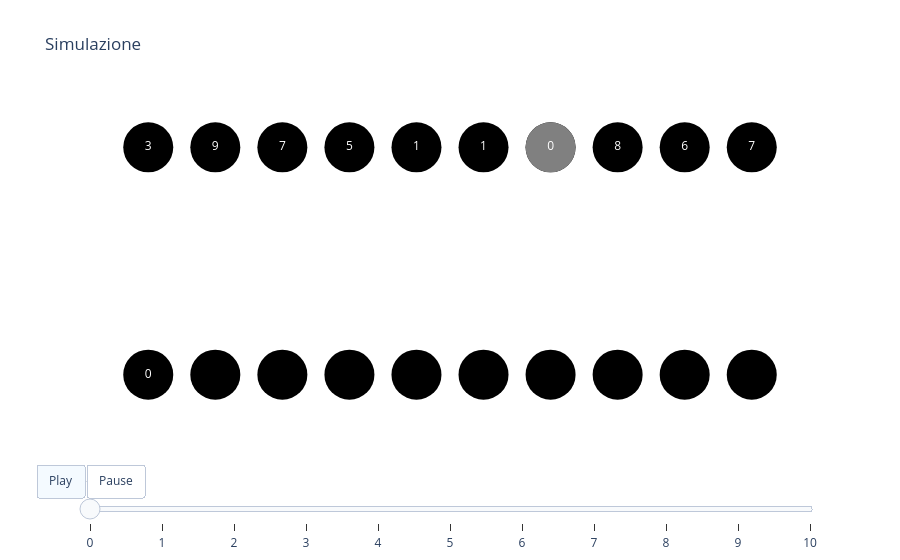

Notebook code for this chart:
### Code cell
import plotly.graph_objects as go
import plotly.express as px
import pandas as pd
import numpy as np
import random
import string
import time
np.random.seed(42)

class Point:
    def __init__(self, x: int, y: int, label: str):
        self.x = x
        self.y = y
        self.label = label
    def __repr__(self):
        return f"{self.label} ({self.x}, {self.y})"

def draw_points(points: list[Point], color) -> go.Scatter:
    return go.Scatter(
        x=[p.x for p in points],
        y=[p.y for p in points],
        mode='markers+text',
        marker=dict(color=color, size=50),
        text=[p.label for p in points],
        textposition='middle center',
        textfont=dict(color='white')
    )

def _draw_lines(points: list[Point], color, dash: str) -> go.Scatter:
    return go.Scatter(
        x=[p.x for p in points],
        y=[p.y for p in points],
        mode='lines',
        line=dict(color=color, width=2, dash=dash),
        showlegend=False
    )

def draw_solidlines(points: list[Point], color) -> go.Scatter:
    return _draw_lines(points, color, dash='solid')

def draw_dotlines(points: list[Point], color) -> go.Scatter:
    return _draw_lines(points, color, dash='solid')

frame_cnt = 0
def compose_frame(layers: list[go.Scatter]) -> go.Frame:
    global frame_cnt
    frame_cnt += 1
    return go.Frame(
        data=layers,
        name=f"step{frame_cnt}"
    )

def compose_figure(title: str, frames: list[go.Frame]) -> go.Figure:
    frames.append(frames[-1])
    fig = go.Figure(
        data=frames[0].data,
        frames=frames
    )
    sliders = [
        {
            "active": 0,
            "currentvalue": {"prefix": "Step: "},
            "pad": {"t": 50},
            "steps": [
                {
                    "label": str(i),
                    "method": "animate",
                    "args": [
                        [f"step{i}"],
                        {"frame": {"duration": 0, "redraw": True}, "mode": "immediate"}
                    ],
                }
                for i in range(len(frames))
            ]
        }
    ]
    fig.update_layout(
        title=title,
        xaxis_title="X",
        yaxis_title="Y",
        showlegend=False,
        # xaxis=dict(scaleanchor="y"),
        # yaxis=dict(scaleanchor="x"),
        xaxis=dict(autorange=True, visible=False),
        yaxis=dict(autorange=True, visible=False),
        template='plotly_white',
        updatemenus=[{
            "buttons": [
                {"args": [None, {"frame": {"duration": 1000, "redraw": True}, "fromcurrent": True}],
                 "label": "Play",
                 "method": "animate"},
                {"args": [[None], {"frame": {"duration": 0, "redraw": True}, "mode": "immediate", "transition": {"duration": 0}}],
                 "label": "Pause",
                 "method": "animate"}
            ],
            "direction": "left",
            "pad": {"r": 10, "t": 10},
            "showactive": True,
            "type": "buttons",
            "x": 0.1,
            "y": -0.1
        }],
        sliders=sliders
    )
    return fig

def to_points(elements: list[int], y: int) -> list[Point]:
    return [Point(i, y, str(x)) for i, x in enumerate(elements)]

def indice_numero_minimo(input: list[int], skip: list[int]) -> int:
    n: int = len(input)
    minimo: int = input[0]
    indice_numero_minimo: int = 0
    for i in range(n):
        if i in skip:
            continue
        minimo = input[i]
        indice_numero_minimo = i
        break
    for i in range(n):
        if i in skip:
            continue
        if input[i] < minimo:
            minimo = input[i]
            indice_numero_minimo = i
    return indice_numero_minimo

def sort(input: list[int]) -> go.Figure:
    frames = []
    n: int = len(input)
    output: list[int] = [""] * len(input)
    discarded = []
    for i in range(n):
        idx_min = indice_numero_minimo(input, discarded)
        discarded.append(idx_min)
        output[i] = input[idx_min]
        up = to_points(input, 2)
        down = to_points(output, 1)
        frames.append(compose_frame([
            draw_points(up, color="black"),
            draw_points(down, color="black"),
            draw_points([Point(d, 2, input[d]) for d in discarded], color="gray"),
        ]))
    animation = compose_figure(
        title="Simulazione",
        frames=frames
    )
    return animation

def generate_elements() -> list[int]:
    return [ 
        9875, 10039, 9884, 9964, 9967, 9946, 9877, 9896, 9791, 9888, 
        9995, 9902, 9891, 9912, 9834, 9976, 9912, 10072, 9828, 9812, 10185
    ]

def best_case(n: int) -> list[int]:
    return [1] + [2] * (n - 1)

def worst_case(n: int) -> list[int]:
    return [2] * (n - 1) + [1]   

def generate_n_random_elements(n: int) -> list[int]:
    SCALE = 10
    return [int(x) for x in list(np.random.rand(n) * SCALE)]

def shuffle(elements: list[int]) -> list[int]:
    random.shuffle(elements)
    return elements

N = 10
elements = generate_n_random_elements(N)
animation = sort(elements)
animation.show()

### Figure 1 — Plotly figure (JSON) as saved in the notebook; plotly's stock layout.template omitted (floating-point values rounded to 4 significant figures)
{"data": [{"marker": {"color": "black", "size": 50}, "mode": "markers+text", "text": ["3", "9", "7", "5", "1", "1", "0", "8", "6", "7"], "textfont": {"color": "white"}, "textposition": "middle center", "type": "scatter", "x": [0, 1, 2, 3, 4, 5, 6, 7, 8, 9], "y": [2, 2, 2, 2, 2, 2, 2, 2, 2, 2]}, {"marker": {"color": "black", "size": 50}, "mode": "markers+text", "text": ["0", "", "", "", "", "", "", "", "", ""], "textfont": {"color": "white"}, "textposition": "middle center", "type": "scatter", "x": [0, 1, 2, 3, 4, 5, 6, 7, 8, 9], "y": [1, 1, 1, 1, 1, 1, 1, 1, 1, 1]}, {"marker": {"color": "gray", "size": 50}, "mode": "markers+text", "text": ["0"], "textfont": {"color": "white"}, "textposition": "middle center", "type": "scatter", "x": [6], "y": [2]}], "layout": {"showlegend": false, "sliders": [{"active": 0, "currentvalue": {"prefix": "Step: "}, "pad": {"t": 50}, "steps": [{"args": [["step0"], {"frame": {"duration": 0, "redraw": true}, "mode": "immediate"}], "label": "0", "method": "animate"}, {"args": [["step1"], {"frame": {"duration": 0, "redraw": true}, "mode": "immediate"}], "label": "1", "method": "animate"}, {"args": [["step2"], {"frame": {"duration": 0, "redraw": true}, "mode": "immediate"}], "label": "2", "method": "animate"}, {"args": [["step3"], {"frame": {"duration": 0, "redraw": true}, "mode": "immediate"}], "label": "3", "method": "animate"}, {"args": [["step4"], {"frame": {"duration": 0, "redraw": true}, "mode": "immediate"}], "label": "4", "method": "animate"}, {"args": [["step5"], {"frame": {"duration": 0, "redraw": true}, "mode": "immediate"}], "label": "5", "method": "animate"}, {"args": [["step6"], {"frame": {"duration": 0, "redraw": true}, "mode": "immediate"}], "label": "6", "method": "animate"}, {"args": [["step7"], {"frame": {"duration": 0, "redraw": true}, "mode": "immediate"}], "label": "7", "method": "animate"}, {"args": [["step8"], {"frame": {"duration": 0, "redraw": true}, "mode": "immediate"}], "label": "8", "method": "animate"}, {"args": [["step9"], {"frame": {"duration": 0, "redraw": true}, "mode": "immediate"}], "label": "9", "method": "animate"}, {"args": [["step10"], {"frame": {"duration": 0, "redraw": true}, "mode": "immediate"}], "label": "10", "method": "animate"}]}], "title": {"text": "Simulazione"}, "updatemenus": [{"buttons": [{"args": [null, {"frame": {"duration": 1000, "redraw": true}, "fromcurrent": true}], "label": "Play", "method": "animate"}, {"args": [[null], {"frame": {"duration": 0, "redraw": true}, "mode": "immediate", "transition": {"duration": 0}}], "label": "Pause", "method": "animate"}], "direction": "left", "pad": {"r": 10, "t": 10}, "showactive": true, "type": "buttons", "x": 0.1, "y": -0.1}], "xaxis": {"autorange": true, "title": {"text": "X"}, "visible": false}, "yaxis": {"autorange": true, "title": {"text": "Y"}, "visible": false}}}
